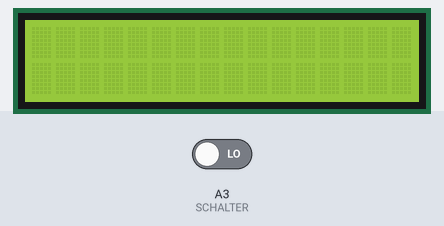
Simulated run of this program. Board: STM32 Nucleo. Parts: 16×2 character LCD. The inputs (shaded band) are chosen by the test bench; at power-on: A3 (SCHALTER) LOW. Random numbers use the default seed unless the program sets one.

Above: at 1.2 s.
1.3 s: A3 (SCHALTER) driven HIGH
At 1.51 s:
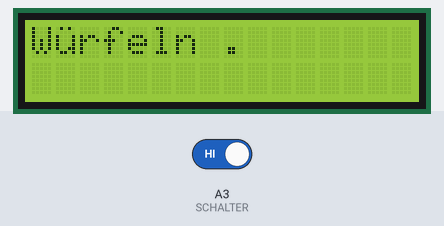
4.3 s: A3 (SCHALTER) driven LOW
At 6.1 s:
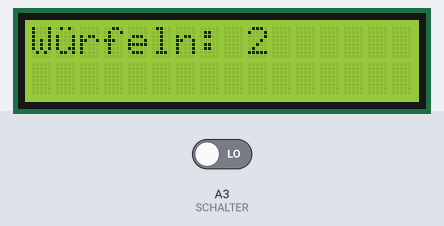
Timing chart, 0 to 7.6 s (numbered marks = the images above; inputs shaded):
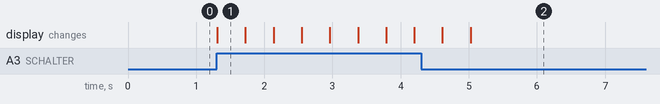

Measured:
- after the input at 1.3 s, the display: changes at once (image 1)

The program:

main.cpp
```cpp
#include <Arduino.h>
#include <Wire.h>
#include "LiquidCrystal_PCF8574.h"
LiquidCrystal_PCF8574 lcd(0x27);

#define SCHALTER PB0
unsigned char wuerfel = 1;

byte ue[8] = {0b01010,
              0b00000,
              0b10001,
              0b10001,
              0b10001,
              0b10011,
              0b01101,
              0b00000};

void setup(){
  pinMode(SCHALTER, INPUT_PULLDOWN);
  lcd.begin(16, 2);
  lcd.setBacklight(255);
  lcd.setCursor(0,0);
  lcd.clear();
  lcd.createChar(0, ue); // benutzerdefiniertes Zeichen erstellen
}

void loop() {

  if (digitalRead(SCHALTER) == 1) {

    while (digitalRead(SCHALTER) == 1) {
      lcd.clear();
      lcd.printf("W");
      lcd.write(byte(0));
      lcd.printf("rfeln .");
      delay(400);
      lcd.clear();
      lcd.printf("W");
      lcd.write(byte(0));
      lcd.printf("rfeln ..");
      delay(400);
      lcd.clear();
      lcd.printf("W");
      lcd.write(byte(0));
      lcd.printf("rfeln ...");
      delay(400);
      lcd.clear();

    }
    wuerfel = random(1, 7);

    // Wenn losgelassen: Endergebnis anzeigen
    lcd.clear();
    lcd.printf("W");
    lcd.write(byte(0)); // kurz stehen lassen
    lcd.printf("rfeln: %d", wuerfel);
    delay(1000);
    double x = random(0, 1000) / 1000.0;//wenn ich jetzt hier was reinschreibe soll endlich es auch direkt gepusht werden
  }
}
```
